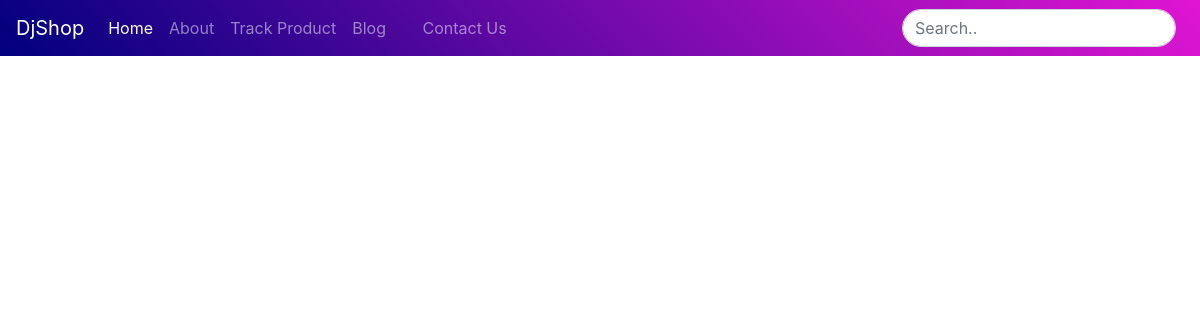
Page /blog/ on the earlier database version.
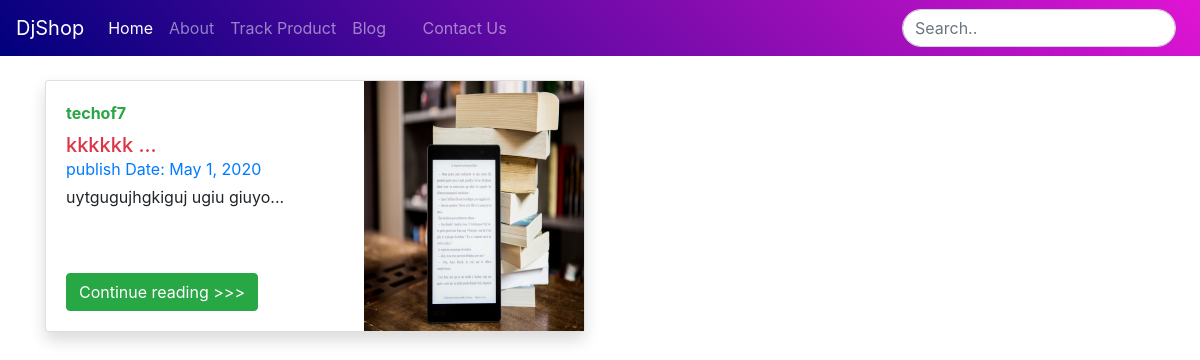
Same page on the later database version.
### blog/models.py (models this page shows)
class Blogpost(models.Model):
    post_id = models.AutoField(primary_key=True)
    title = models.CharField(max_length=250)
    head0 = models.CharField(max_length=500, default="")
    chead0 = models.CharField(max_length=5000, default="")
    head1 = models.CharField(max_length=500, default="")
    chead1 = models.CharField(max_length=5000, default="")
    pub_date = models.DateField()
    thumbnail = models.ImageField(upload_to="shop/images", default="")
    def __str__(self):
        return self.title

### blog/views.py (the view)
# urls.py: path('', views.index, name='blogHome'),
def index(request):
    myposts = Blogpost.objects.all()
    print(myposts)
    return render(request, 'blog/index.html', {'myposts':myposts})

### blog/templates/blog/index.html (shortened to what this page needs)
{% extends 'blog/basic.html' %}
{% block body %}
<section class="container">
<div class="row mb-2 mt-4">
{% for item in myposts %}
        <div class="col-md-6">
            <div class="card flex-md-row mb-4 shadow h-md-250">
                <div class="card-body d-flex flex-column align-items-start">
                    <strong class="d-inline-block mb-2 text-success">{{item.title}}</strong>
                    <h5 class="mb-0">
                        <a class="text-danger" href="#">{{item.head0|slice:'0:30'}} ...</a>
                    </h5>
                    <div class="mb-1 text-primary">publish Date: {{item.pub_date}}</div>
                    <p class="card-text mb-auto">{{item.head1|slice:'0:64'}}...</p>
                    <a href="#" class="btn btn-success">Continue reading >>></a>
                </div>
                <img class="card-img-right flex-auto d-none d-md-block" data-src="holder.js/200x250?theme=thumb" alt="Thumbnail [200x250]" src="/media/{{item.thumbnail}}" data-holder-rendered="true" style="width: 220px; height: 250px;">
            </div>
        </div>
{% endfor %}
</div>
</section>
{% endblock body %}

Differences in the rows shown:
added Blogpost: title "techof7", head0 "kkkkkk", pub_date "May 1, 2020", head1 "uytgugujhgkiguj ugiu giuyo", thumbnail (picture)
